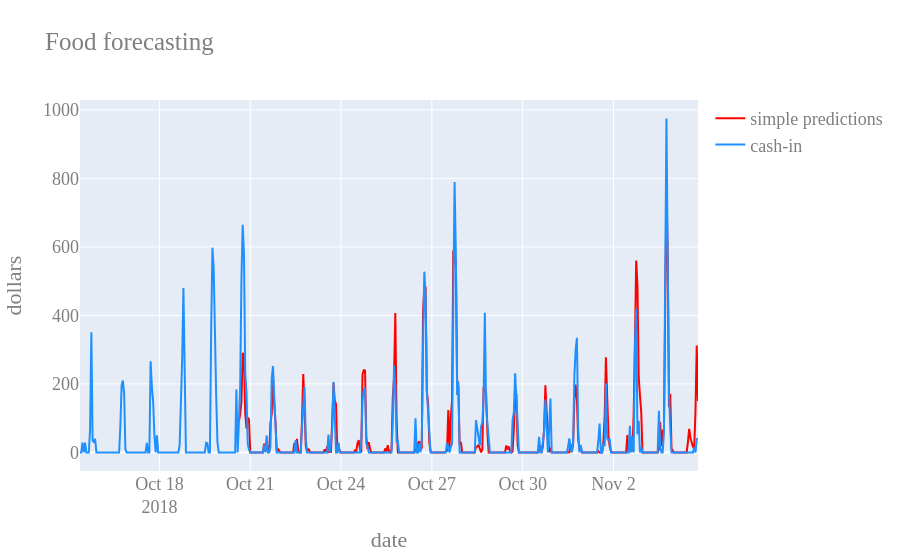

Notebook code for this chart:
### Markdown cell above
## 7. Tracer les prédictions de validation croisée face à la vérité

`plotly_predictions(preds, y)` : `preds` = prédictions, `y` = vraies valeurs.

### Code cell
plotly_predictions(preds, y_train)

### Figure 1 — Plotly figure (JSON) as saved in the notebook; plotly's stock layout.template omitted (floating-point values rounded to 4 significant figures; data arrays with more than 128 entries replaced by an {"elided": "..."} marker saying what was removed)
{"data": [{"line": {"color": "red"}, "name": "simple predictions", "type": "scatter", "x": {"elided": "366 str values"}, "y": {"elided": "366 float values"}}, {"line": {"color": "dodgerblue"}, "name": "cash-in", "type": "scatter", "x": {"elided": "491 str values"}, "y": {"elided": "491 float values"}}], "layout": {"font": {"color": "#7f7f7f", "family": "Computer Modern", "size": 18}, "title": {"text": "Food forecasting"}, "xaxis": {"title": {"text": "date"}}, "yaxis": {"title": {"text": "dollars"}}}}
